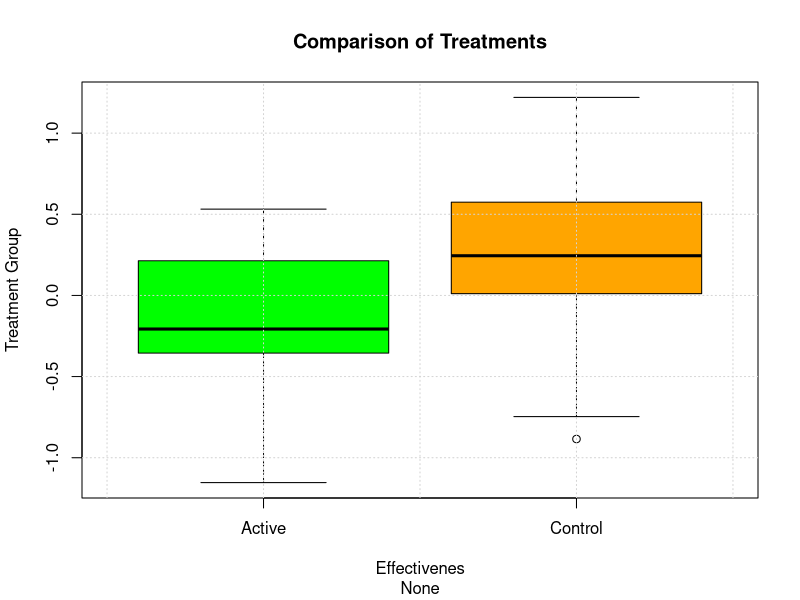
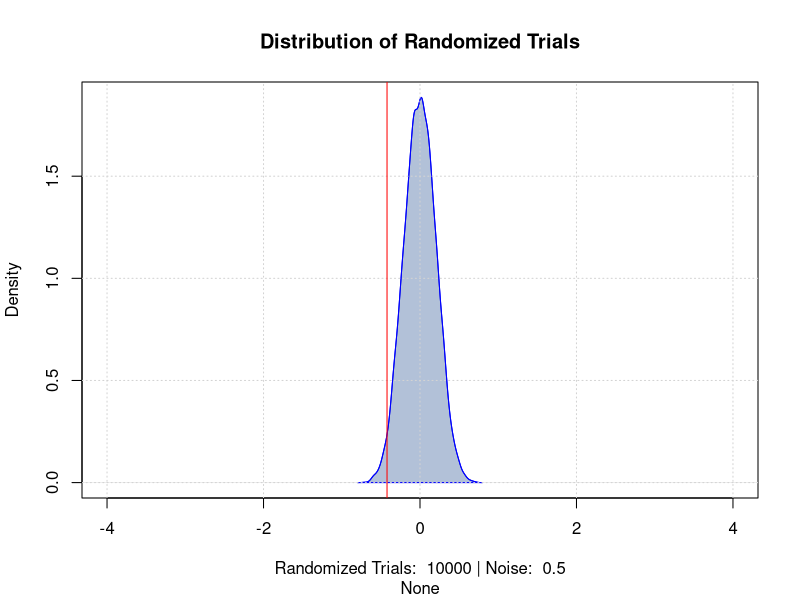
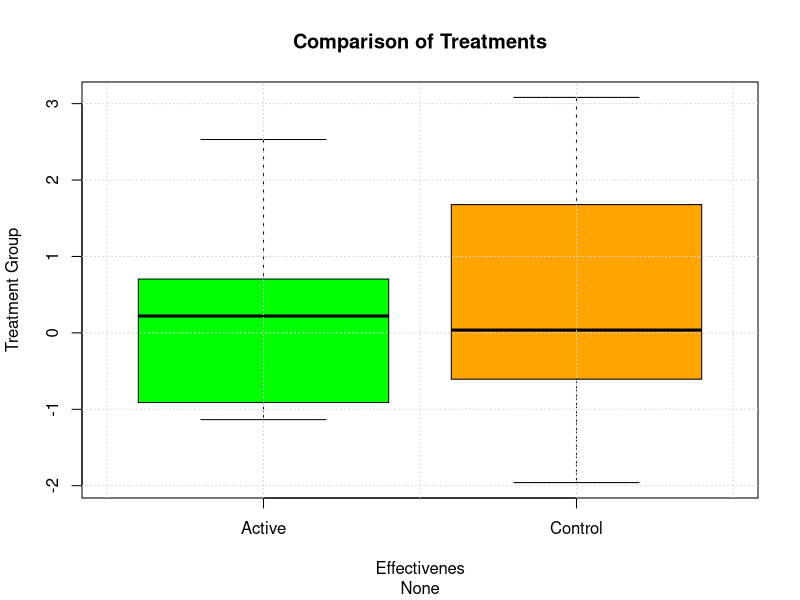
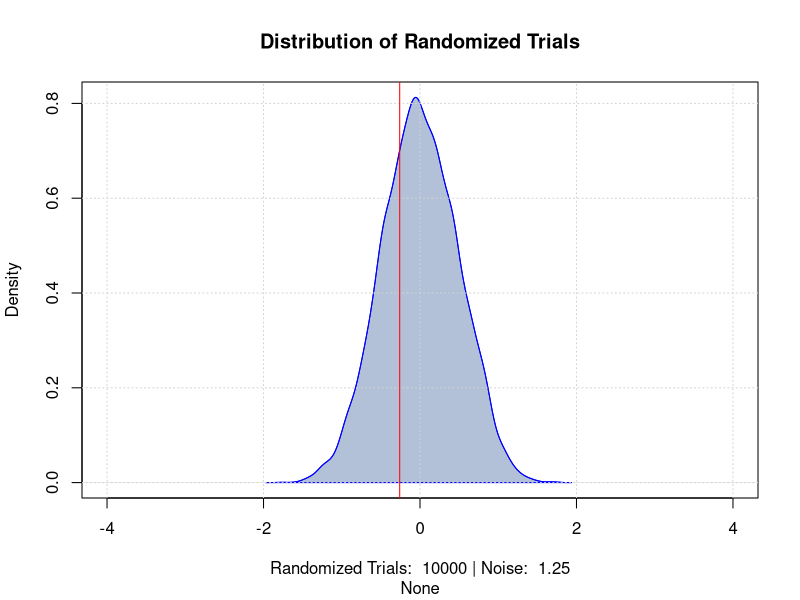
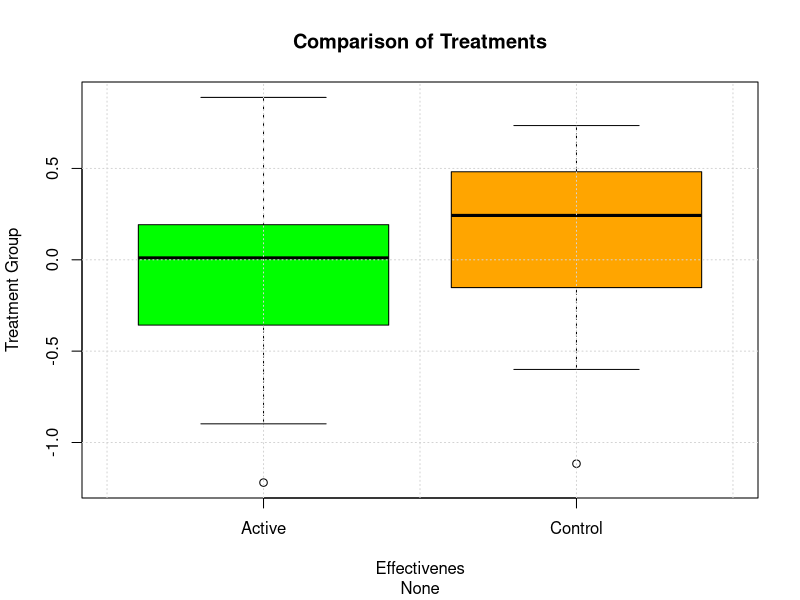
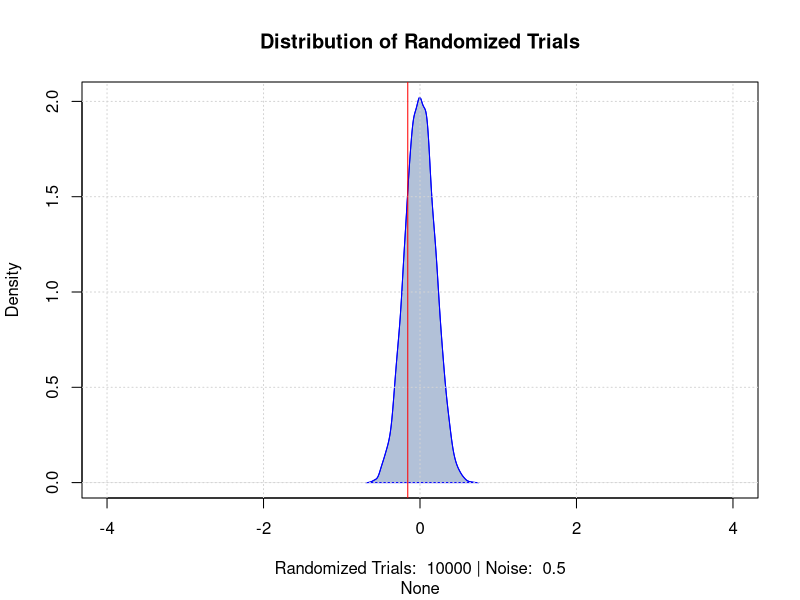
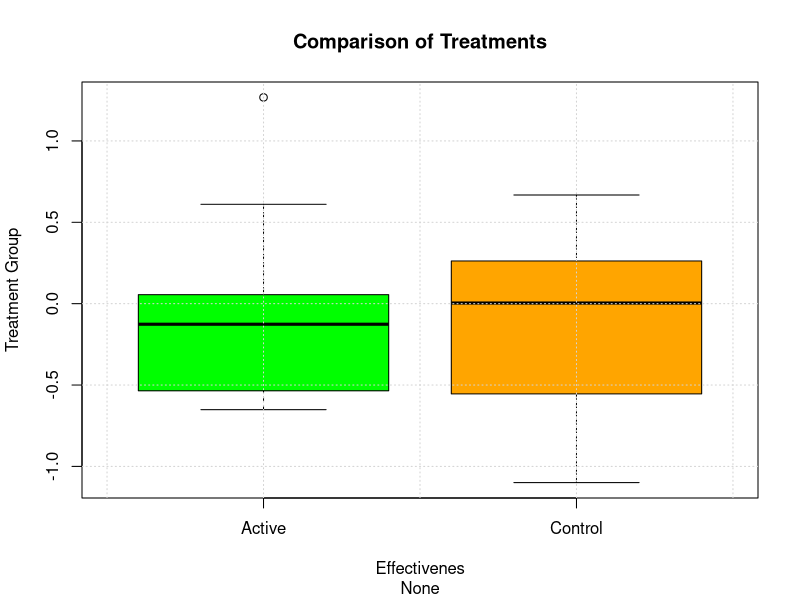
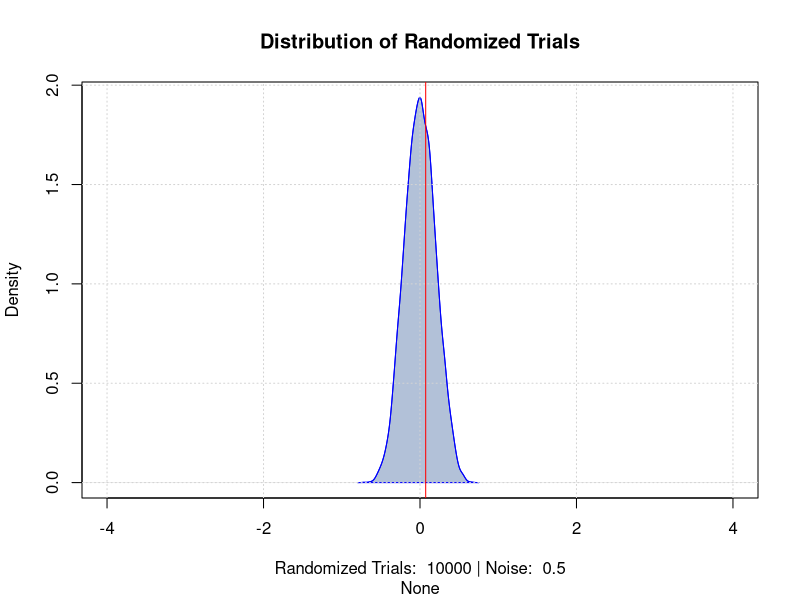

Generate these figures, in order, with R:
# NOTE: `compute_estimand` computes the estimand of the causal effect
# sample: data.frame
compute_estimand <- function(sample) {
    return(
        mean(data$outcome[data$treatment == "Active"]) -
        mean(data$outcome[data$treatment == "Control"])
    )
}

# NOTE: `generate_observations` generates data to be tested.
# sample_size: integer, effect_parametrization: function,
# noise_deviation: numeric
generate_observations <-
    function(sample_size, effect_parametrization, noise_deviation) {
        assignments <- sample(
            c("Active","Control"), sample_size, replace=TRUE
    )

        observations <- data.frame(
            treatment = assignments,
            outcome = effect_parametrization(assignments == "Active") +
                rnorm(sample_size, 0, noise_deviation)
        )

        return(observations)
    }

# NOTE: `simulate_randomization_test` computes the estimand
# sample_size: integer, randomization_sample_size: integer
# effect_parametrization: vector|list, noise_deviation: double
simulate_randomization_test <-
    function(sample_size, number_randomizations, effect_parametrization, title, noise_magnitude) {
        # NOTE: Generate sample
        data <-
            generate_observations(sample_size, effect_parametrization, noise_magnitude)

        # NOTE: Estimand
        estimated_effect <-
            mean(data$outcome[data$treatment == "Active"]) - mean(data$outcome[data$treatment == "Control"])

        # NOTE: Plot sample data aggregates per treatment group
        boxplot(
            data$outcome ~ data$treatment,
            main="Comparison of Treatments", sub=title, xlab="Effectivenes", ylab="Treatment Group",
            col=c("green", "orange")
        ); grid()

        # NOTE: Generate Distributon of Randomizations
        randomizations <-
            numeric(number_randomizations)

        for (index in 1 : number_randomizations) {
            new_assignment <- sample(c("Active","Control"), sample_size, replace=TRUE);
            randomizations[index] <-
                mean(data$outcome[new_assignment == "Active"]) - mean(data$outcome[new_assignment == "Control"])
        }

        # NOTE: Plot Randomization Inference Results
        d <- density(randomizations)
        plot(
            d, col="blue", xlim=c(-4,4),
            main="Distribution of Randomized Trials",
            sub=title, xlab=paste("Randomized Trials: ", number_randomizations, "| Noise: ", noise_magnitude)#, ylab="",
        ); polygon(d, col=rgb(0,.2,.5,.3), border="blue"); grid(); abline(v=estimated_effect, col="red")
}

main <- function() {
    # png("./simulations.png")
    parametrizations <- list(
        functions=c(
            (function(x) 0), (function(x) x), (function(x) -1*x), (function(x) 2*x), (function(x) -2*x), (function(x) (2*x)^2), exp
        ),
        titles=c("None", "Linear +*1", "Linear -*1", "Linear +*2", "Linear -*2", "Quadratic *+2", "Exponential")
    )

    for (index in 1: length(parametrizations$titles)) for (jndex in 1:5)
        simulate_randomization_test(
            30, 10000,
            effect_parametrization=parametrizations[["functions"]][[index]],
            title=parametrizations[["titles"]][[index]],
            noise_magnitude=sample(c(.25,.5,1,1.25,.5,2,3), 1)
    )
}

main()
